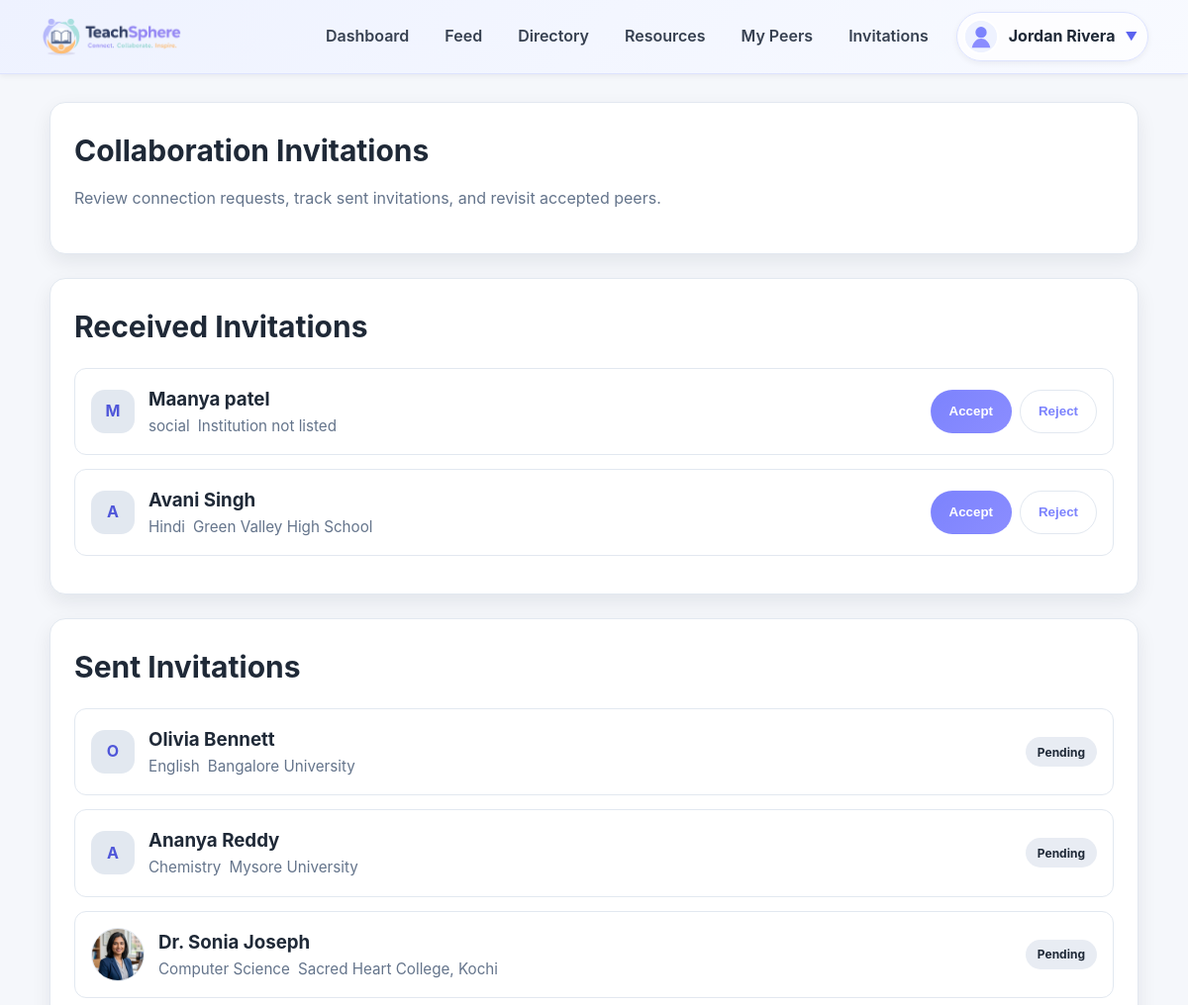
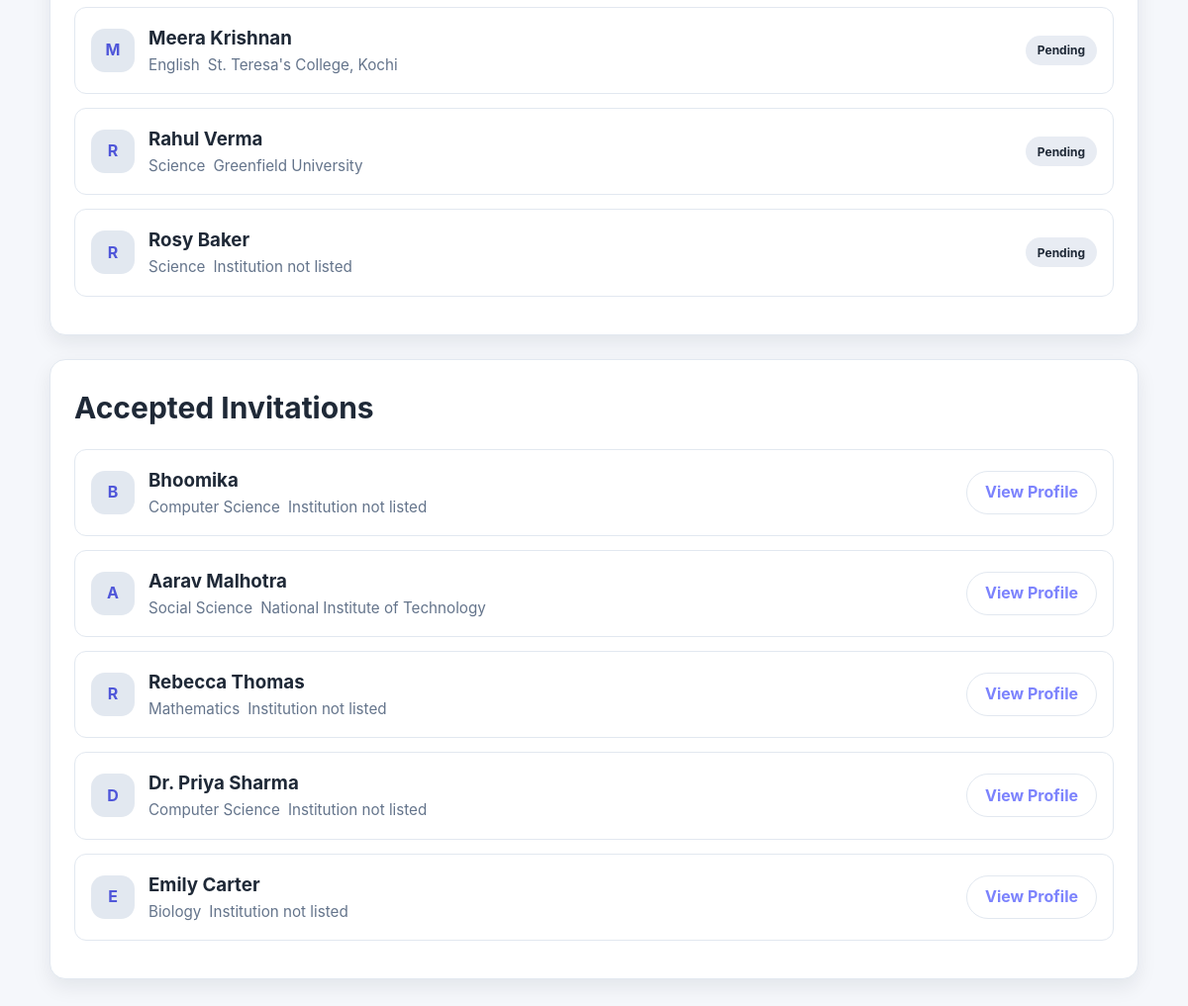
The page /invitations (signed in) on the database its author committed (2 pictures, top to bottom).
### tables this page shows
CREATE TABLE teachers (
            id INTEGER PRIMARY KEY AUTOINCREMENT,
            name TEXT NOT NULL,
            email TEXT UNIQUE NOT NULL,
            subject TEXT NOT NULL,
            password TEXT NOT NULL
        , account_type TEXT DEFAULT 'teacher');

CREATE TABLE collaborators (
            id INTEGER PRIMARY KEY AUTOINCREMENT,
            sender_id INTEGER NOT NULL,
            sender_role TEXT NOT NULL,
            receiver_id INTEGER NOT NULL,
            receiver_role TEXT NOT NULL,
            status TEXT DEFAULT 'pending',
            created_at TIMESTAMP DEFAULT CURRENT_TIMESTAMP
        );

CREATE TABLE profiles (
            id INTEGER PRIMARY KEY AUTOINCREMENT,
            teacher_id INTEGER UNIQUE NOT NULL,
            qualification TEXT,
            school TEXT,
            experience TEXT,
            bio TEXT,
            profile_photo TEXT
        , specialization TEXT, research_interests TEXT, years_experience TEXT, institution_id INTEGER, skills TEXT, achievements TEXT, designation TEXT, school_college_university TEXT, institution_name TEXT);

### app.py (the view)
@app.route('/invitations')
def invitations():
    user = current_user()
    if not user:
        return redirect(url_for('login'))
    if user.get('role') != 'teacher':
        return redirect(url_for('institution_dashboard'))
    connection = get_db()
    cursor = connection.cursor()
    cursor.execute(
        """
        SELECT c.id AS request_id, t.id AS teacher_id, t.name, t.subject,
               p.profile_photo, p.institution_name
        FROM collaborators c
        JOIN teachers t ON c.sender_id = t.id
        LEFT JOIN profiles p ON t.id = p.teacher_id
        WHERE c.receiver_id = ?
          AND c.receiver_role = 'teacher'
          AND c.sender_role = 'teacher'
          AND c.status = 'pending'
        ORDER BY c.created_at DESC
        """,
        (user['id'],)
    )
    received = cursor.fetchall()
    cursor.execute(
        """
        SELECT c.id AS request_id, t.id AS teacher_id, t.name, t.subject,
               p.profile_photo, p.institution_name, c.status
        FROM collaborators c
        JOIN teachers t ON c.receiver_id = t.id
        LEFT JOIN profiles p ON t.id = p.teacher_id
        WHERE c.sender_id = ?
          AND c.sender_role = 'teacher'
          AND c.receiver_role = 'teacher'
          AND c.status = 'pending'
        ORDER BY c.created_at DESC
        """,
        (user['id'],)
    )
    sent = cursor.fetchall()
    cursor.execute(
        """
        SELECT c.id AS request_id,
               CASE WHEN c.sender_id = ? THEN receiver.id ELSE sender.id END AS teacher_id,
               CASE WHEN c.sender_id = ? THEN receiver.name ELSE sender.name END AS name,
               CASE WHEN c.sender_id = ? THEN receiver.subject ELSE sender.subject END AS subject,
               p.profile_photo,
               p.institution_name
        FROM collaborators c
        JOIN teachers sender ON c.sender_id = sender.id
        JOIN teachers receiver ON c.receiver_id = receiver.id
        LEFT JOIN profiles p
          ON p.teacher_id = CASE WHEN c.sender_id = ? THEN receiver.id ELSE sender.id END
        WHERE c.status = 'accepted'
          AND c.sender_role = 'teacher'
          AND c.receiver_role = 'teacher'
          AND (c.sender_id = ? OR c.receiver_id = ?)
        ORDER BY c.created_at DESC
        """,
        (user['id'], user['id'], user['id'], user['id'], user['id'], user['id'])
    )
    accepted = cursor.fetchall()
    connection.close()
    return render_template('invitations.html', user=user, received=received, sent=sent, accepted=accepted)

### app.py (called while the page is built)
def dict_factory(cursor, row):
    return {column[0]: row[idx] for idx, column in enumerate(cursor.description)}

def get_db():
    connection = sqlite3.connect("teachers.db")
    connection.row_factory = dict_factory
    return connection

def current_user():
    user_id = session.get('user_id')
    role = session.get('role')
    if not user_id or not role:
        return None
    connection = get_db()
    cursor = connection.cursor()
    table = 'teachers' if role == 'teacher' else 'institutions'
    cursor.execute(f"SELECT * FROM {table} WHERE id = ?", (user_id,))
    user = cursor.fetchone()
    connection.close()
    if user: user['role'] = role
    return user

def get_profile(teacher_id):
    connection = get_db()
    cursor = connection.cursor()
    cursor.execute("SELECT * FROM profiles WHERE teacher_id = ?", (teacher_id,))
    profile = cursor.fetchone()
    connection.close()
    return profile

@app.context_processor
def inject_nav_profile():
    user = current_user()
    if not user:
        return {"nav_profile": None}
    photo = ""
    if user["role"] == "teacher":
        profile = get_profile(user["id"])
        if profile:
            photo = profile.get("profile_photo") or ""
        profile_url = url_for("profile")
        default_image = "images/default_avatar.svg"
    else:
        photo = user.get("logo") or ""
        profile_url = url_for("institution_profile")
        default_image = "images/default_institution.svg"
    return {
        "nav_profile": {
            "name": user.get("name", "User"),
            "photo": photo,
            "profile_url": profile_url,
            "default_image": default_image,
        }
    }

### templates/invitations.html (shortened to what this page needs)
<!DOCTYPE html>
<html lang="en">
<head>
    <link rel="stylesheet" href="{{ url_for('static', filename='style.css') }}">
</head>
<body>
    <header class="topbar">
        <a class="brand" href="{{ url_for('feed') }}">
            <img src="{{ url_for('static', filename='images/teachsphere_horizontal.png') }}" alt="TeachSphere" class="logo-horizontal">
        </a>
        <nav class="topbar-nav">
            <a href="/teacher-dashboard">Dashboard</a>
            <a href="/feed">Feed</a>
            <a href="/directory">Directory</a>
            <a href="/resources">Resources</a>
            <a href="/my-peers">My Peers</a>
            <a href="/invitations">Invitations</a>
        </nav>
        {% include 'navbar_profile.html' %}
    </header>
    <main class="page-content">
        <section class="card">
            <div class="section-title">
                <h1>Collaboration Invitations</h1>
                <p>Review connection requests, track sent invitations, and revisit accepted peers.</p>
            </div>
        </section>
        <section class="card">
            <div class="section-title">
                <h2>Received Invitations</h2>
            </div>
            {% for invitation in received %}
            <article class="teacher-card" style="margin-bottom: 14px;">
                <div class="profile-row" style="justify-content: space-between; align-items: center;">
                    <div class="profile-row">
                        {% if invitation.profile_photo %}
                        <img class="profile-photo" src="{{ url_for('static', filename=invitation.profile_photo) }}" alt="Profile photo">
                        {% else %}
                        <span class="avatar">{{ invitation.name[:1] }}</span>
                        {% endif %}
                        <div>
                            <h3>{{ invitation.name }}</h3>
                            <div class="teacher-meta">
                                <span>{{ invitation.subject }}</span>
                                <span>{{ invitation.institution_name or 'Institution not listed' }}</span>
                            </div>
                        </div>
                    </div>
                    <div class="post-actions">
                        <form method="POST" action="/invitations/{{ invitation.request_id }}/accept">
                            <button class="btn btn-primary" type="submit">Accept</button>
                        </form>
                        <form method="POST" action="/invitations/{{ invitation.request_id }}/reject">
                            <button class="btn btn-secondary" type="submit">Reject</button>
                        </form>
                    </div>
                </div>
            </article>
            {% else %}
            <p style="color: var(--muted);">No received collaboration invitations.</p>
            {% endfor %}
        </section>
        <section class="card">
            <div class="section-title">
                <h2>Sent Invitations</h2>
            </div>
            {% for invitation in sent %}
            <article class="teacher-card" style="margin-bottom: 14px;">
                <div class="profile-row" style="justify-content: space-between; align-items: center;">
                    <div class="profile-row">
                        {% if invitation.profile_photo %}
                        <img class="profile-photo" src="{{ url_for('static', filename=invitation.profile_photo) }}" alt="Profile photo">
                        {% else %}
                        <span class="avatar">{{ invitation.name[:1] }}</span>
                        {% endif %}
                        <div>
                            <h3>{{ invitation.name }}</h3>
                            <div class="teacher-meta">
                                <span>{{ invitation.subject }}</span>
                                <span>{{ invitation.institution_name or 'Institution not listed' }}</span>
                            </div>
                        </div>
                    </div>
                    <span class="status-badge">Pending</span>
                </div>
            </article>
            {% else %}
            <p style="color: var(--muted);">No sent collaboration invitations.</p>
            {% endfor %}
        </section>
        <section class="card">
            <div class="section-title">
                <h2>Accepted Invitations</h2>
            </div>
            {% for invitation in accepted %}
            <article class="teacher-card" style="margin-bottom: 14px;">
                <div class="profile-row" style="justify-content: space-between; align-items: center;">
                    <div class="profile-row">
                        {% if invitation.profile_photo %}
                        <img class="profile-photo" src="{{ url_for('static', filename=invitation.profile_photo) }}" alt="Profile photo">
                        {% else %}
                        <span class="avatar">{{ invitation.name[:1] }}</span>
                        {% endif %}
                        <div>
                            <h3>{{ invitation.name }}</h3>
                            <div class="teacher-meta">
                                <span>{{ invitation.subject }}</span>
                                <span>{{ invitation.institution_name or 'Institution not listed' }}</span>
                            </div>
                        </div>
                    </div>
                    <a href="/teacher/{{ invitation.teacher_id }}" class="btn btn-secondary">View Profile</a>
                </div>
            </article>
            {% else %}
            <p style="color: var(--muted);">No accepted collaboration invitations yet.</p>
            {% endfor %}
        </section>
    </main>
</body>
</html>

### templates/navbar_profile.html (shortened to what this page needs)
{% if nav_profile %}
<div class="navbar-profile" data-navbar-dropdown>
    <button class="navbar-profile-button" type="button" aria-label="Open user menu" aria-expanded="false">
        {% if nav_profile.photo %}
        <img class="navbar-avatar" src="{{ url_for('static', filename=nav_profile.photo) }}" alt="{{ nav_profile.name }} profile picture">
        {% else %}
        <img class="navbar-avatar" src="{{ url_for('static', filename=nav_profile.default_image) }}" alt="Default profile picture">
        {% endif %}
        <span class="navbar-profile-name">{{ nav_profile.name }}</span>
        <span class="navbar-arrow">▼</span>
    </button>
</div>
{% endif %}

### static/style.css (style rules this page uses)
:root { --primary: #7C83FD; --primary-dark: #5B63EF; --secondary: #8B8DFF; --accent: #F59E0B; --ts-bg: #F5F7FB; --ts-white: #fff; --ts-border: #E2E8F0; --ts-text: #1F2937; --ts-text-muted: #64748B; --pastel-bg: #F8FAFF; --pastel-border: #DDE3FF; --pastel-primary: #7C83FD; --pastel-mint: #5FD6C6; --muted: var(--ts-text-muted); --border: var(--ts-border); --text: var(--ts-text); --ts-blue: #4F56D9; --ts-dark-blue: #3B3F99; --shadow-sm: 0 2px 6px rgb(15 23 42 / 0.06); --shadow: 0 8px 20px rgb(15 23 42 / 0.08); --shadow-lg: 0 14px 28px rgb(15 23 42 / 0.12); --radius: 12px; --radius-lg: 16px; --transition: all 0.3s cubic-bezier(0.4, 0, 0.2, 1); }
.logo-horizontal { height: 40px; width: auto; object-fit: contain; display: block; }
* { box-sizing: border-box; }
html, body { margin: 0; height: 100%; background: var(--ts-bg); color: var(--ts-text); font-family: -apple-system, system-ui, BlinkMacSystemFont, "Segoe UI", Roboto, sans-serif; }
body { line-height: 1.6; }
a { color: inherit; text-decoration: none; }
.topbar { display: flex; justify-content: space-between; align-items: center; gap: 16px; padding: 12px clamp(20px, 4vw, 40px); background: linear-gradient(135deg, #EEF2FF 0%, #F8FAFF 100%); color: var(--ts-text); border-bottom: 1px solid #DDE3FF; box-shadow: var(--shadow-sm); position: sticky; top: 0; z-index: 1000; }
.brand { display: flex; align-items: center; }
.topbar-nav { display: flex; flex-wrap: wrap; align-items: center; gap: 12px; margin-left: auto; }
.topbar-nav a { color: #374151; font-weight: 600; padding: 8px 12px; border-radius: 8px; transition: var(--transition); }
.navbar-profile { position: relative; white-space: nowrap; }
.navbar-profile-button { display: flex; align-items: center; gap: 10px; padding: 6px 10px 6px 6px; border: 1px solid #DDE3FF; border-radius: 999px; background: rgba(255, 255, 255, 0.78); color: var(--ts-text); font: inherit; font-weight: 700; box-shadow: var(--shadow-sm); cursor: pointer; transition: var(--transition); }
.navbar-profile-name { max-width: 180px; overflow: hidden; text-overflow: ellipsis; }
.navbar-arrow { color: var(--primary-dark); font-size: 0.75rem; transition: transform 0.2s ease; }
.navbar-avatar { width: 36px; height: 36px; border-radius: 50%; object-fit: cover; border: 2px solid #FFFFFF; background: #EEF2FF; }
.page-content { padding: 28px clamp(20px, 4vw, 40px); max-width: 1180px; margin: 0 auto; }
.card { background: var(--ts-white); border: 1px solid var(--ts-border); border-radius: var(--radius-lg); box-shadow: var(--shadow); padding: 24px; margin-bottom: 24px; transition: var(--transition); }
.section-title { margin-bottom: 18px; }
.section-title h1, .section-title h2 { margin: 0; font-size: clamp(1.8rem, 2.5vw, 2.6rem); }
.section-title p { margin: 12px 0 0; color: var(--muted); max-width: 54rem; }
.btn { display: inline-flex; align-items: center; justify-content: center; min-height: 44px; padding: 0 18px; font-weight: 700; border-radius: 999px; border: 1px solid transparent; transition: var(--transition); cursor: pointer; }
.btn-primary { background: linear-gradient(135deg, var(--primary) 0%, var(--secondary) 100%); color: var(--ts-white); }
.btn-secondary { background: var(--ts-white); color: var(--primary); border-color: var(--ts-border); }
.post-card, .resource-card, .teacher-card, .profile-card { display: grid; gap: 12px; padding: 16px; border-radius: var(--radius); border: 1px solid var(--ts-border); background: var(--ts-white); }
.post-card h3, .resource-card h3, .teacher-card h3, .profile-card h3 { margin: 0; }
.post-meta, .resource-meta, .teacher-meta { display: flex; flex-wrap: wrap; gap: 8px; color: var(--muted); font-size: 0.95rem; }
.post-actions, .resource-actions { display: flex; flex-wrap: wrap; gap: 8px; }
.avatar { width: 44px; height: 44px; display: inline-flex; align-items: center; justify-content: center; border-radius: 14px; background: #e2e8f0; color: var(--ts-blue); font-weight: 700; }
.profile-row { display: flex; align-items: center; gap: 14px; }
.profile-row h3 { margin: 0; }
.profile-photo { width: 54px; height: 54px; object-fit: cover; border-radius: 50%; border: 1px solid var(--border); }
.status-badge { display: inline-flex; align-items: center; min-height: 30px; padding: 0 12px; border-radius: 999px; background: #E8ECF3; color: var(--ts-text); font-size: 12px; font-weight: 700; }

### rows shown on the page
teachers: name "Jordan Rivera"
collaborators: name "M", name "Maanya patel", subject "social", institution_name "Institution not listed"
profiles: name "A", name "Avani Singh", subject "Hindi", institution_name "Green Valley High School"
collaborators: name "O", name "Olivia Bennett", subject "English", institution_name "Bangalore University"
collaborators: name "A", name "Ananya Reddy", subject "Chemistry", institution_name "Mysore University"
collaborators: profile_photo (picture), name "Dr. Sonia Joseph", subject "Computer Science", institution_name "Sacred Heart College, Kochi"
collaborators: name "M", name "Meera Krishnan", subject "English", institution_name "St. Teresa's College, Kochi"
collaborators: name "R", name "Rahul Verma", subject "Science", institution_name "Greenfield University"
collaborators: name "R", name "Rosy Baker", subject "Science", institution_name "Institution not listed"
collaborators: name "B", name "Bhoomika", subject "Computer Science", institution_name "Institution not listed"
profiles: name "A", name "Aarav Malhotra", subject "Social Science", institution_name "National Institute of Technology"
collaborators: name "R", name "Rebecca Thomas", subject "Mathematics", institution_name "Institution not listed"
profiles: name "D", name "Dr. Priya Sharma", subject "Computer Science", institution_name "Institution not listed"
profiles: name "E", name "Emily Carter", subject "Biology", institution_name "Institution not listed"
